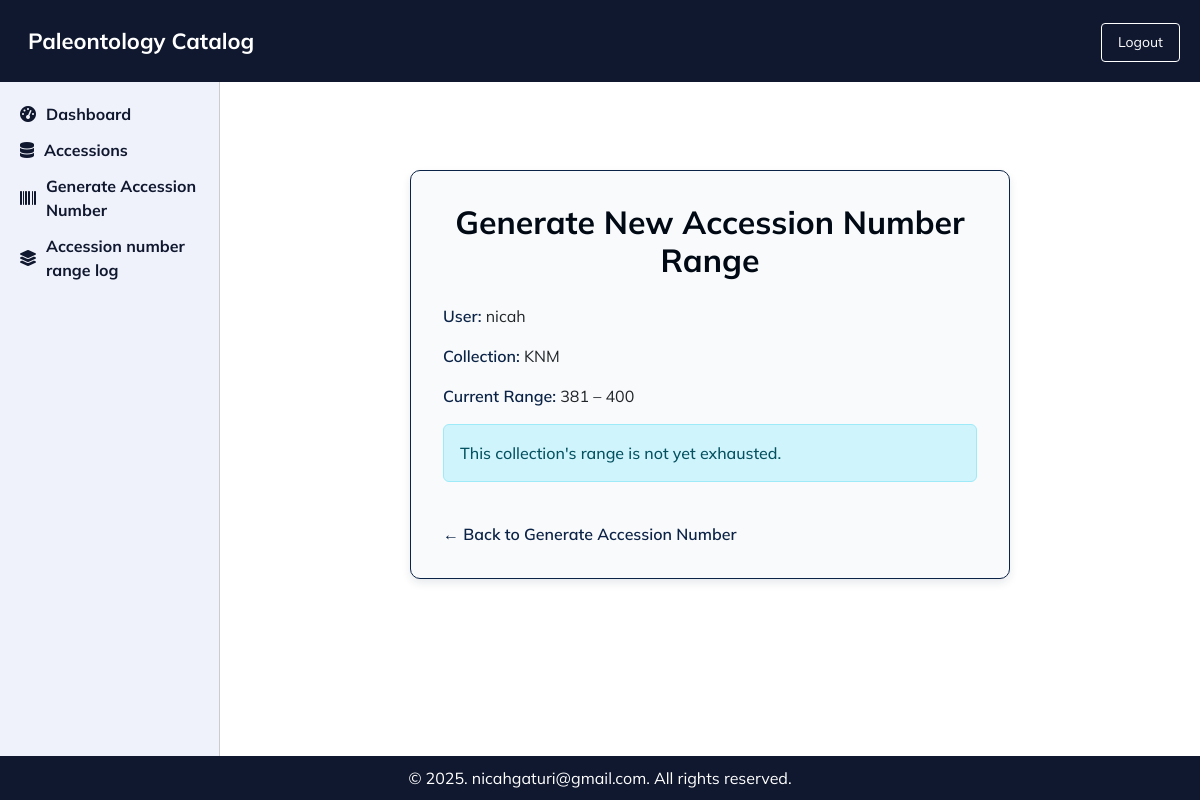
The app's page /collection/1/generate-range/ (signed in), older data.
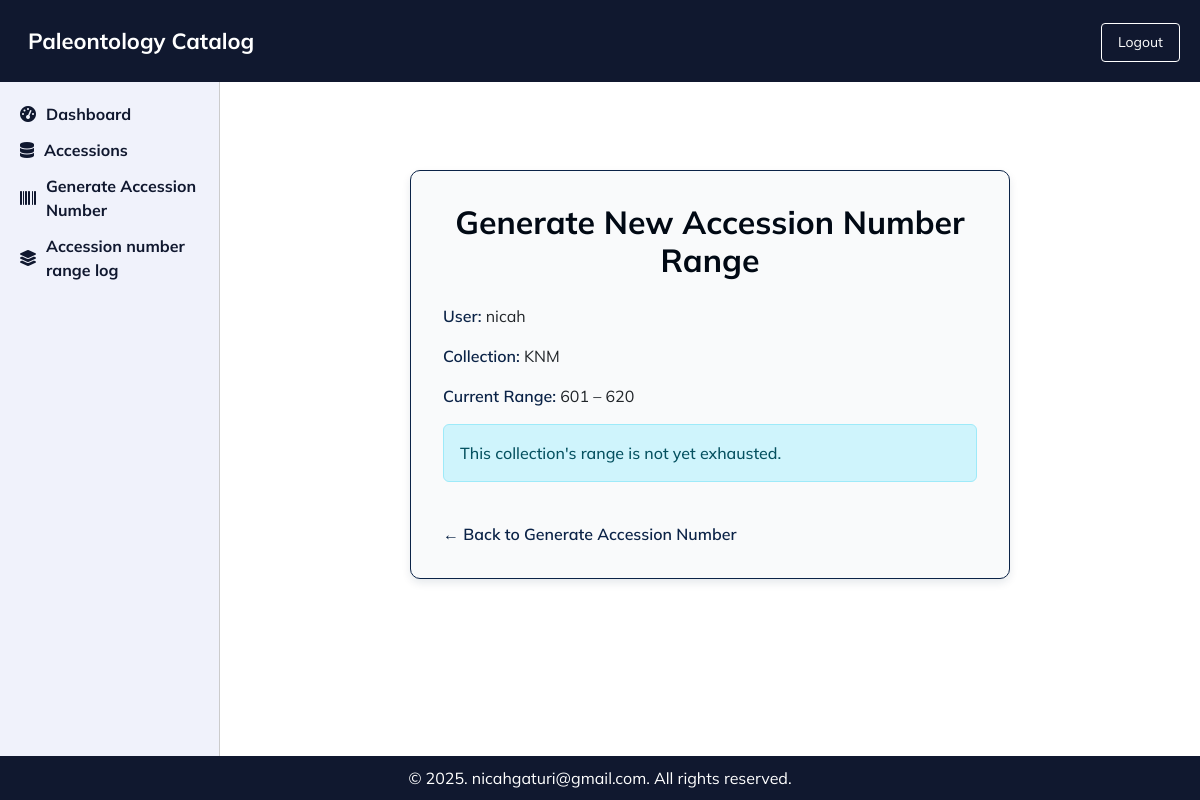
The same page, newer data.
### PaleoApp/models.py (models this page shows, shortened)
class Collection(models.Model):
    name = models.CharField(max_length=100)
    abbreviation = models.CharField(max_length=10, blank=True, null=True)
    start_range = models.PositiveIntegerField(null=True, blank=True)
    end_range = models.PositiveIntegerField(null=True, blank=True)

### PaleoApp/views.py (the view, shortened to what this page needs)
# urls.py: path('collection/<int:collection_id>/generate-range/', views.generate_new_range, name='generate_new_range'),
@login_required(login_url='login')
def generate_new_range(request, collection_id):
    collection = get_object_or_404(Collection, id=collection_id)
    last_used_number = AccessionNumber.objects.filter(collection=collection).aggregate(
        Max('number'))['number__max'] or (collection.start_range - 1)
    is_range_full = last_used_number >= collection.end_range
    return render(request, 'PaleoApp/generate_new_range.html', {
        'collection': collection,
        'is_range_full': is_range_full,
        'user': request.user
    })

### PaleoApp/templates/PaleoApp/generate_new_range.html
{% extends "base.html" %}
{% load static %}
{% block content %}
<div class="container-accession-range">
  <h2>Generate New Accession Number Range</h2>
  <p><strong>User:</strong> {{ user.username }}</p>
  <p><strong>Collection:</strong> {{ collection.name }}</p>
  <p><strong>Current Range:</strong> {{ collection.start_range }} – {{ collection.end_range }}</p>
  {% if is_range_full %}
      <form method="post">
          {% csrf_token %}
          <button type="submit" class="btn btn-primary">Generate New Range</button>
      </form>
  {% else %}
      <div class="alert alert-info">
          This collection's range is not yet exhausted.
      </div>
  {% endif %}
  <a href="{% url 'PaleoApp:generate_accession_number' %}" class="back-link">&larr; Back to Generate Accession Number</a>
</div>
{% endblock %}

Row changes from the older to the newer data that the page shows:
changed Collection "KNM": start_range "381" → "601"; end_range "400" → "620"
